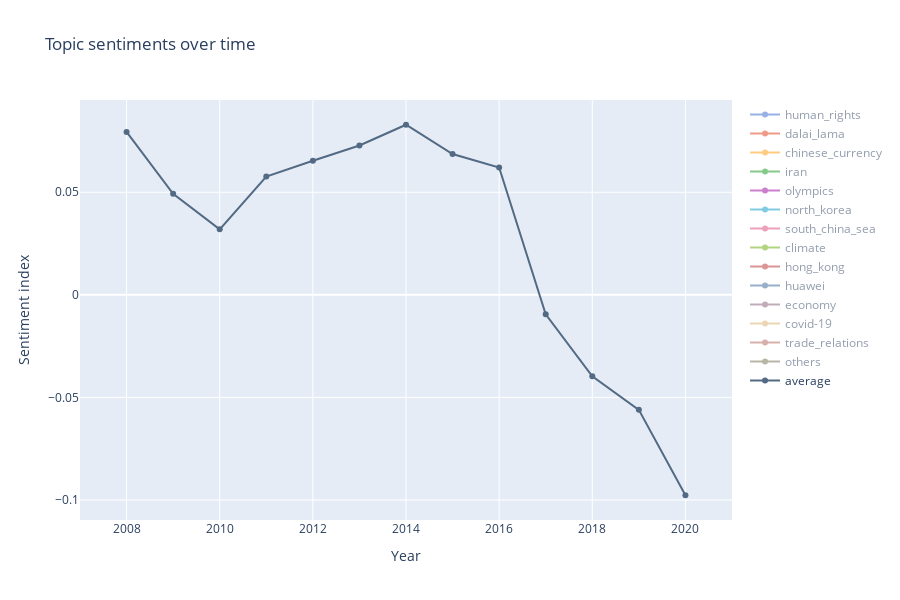

The code cell stored with this chart in its notebook:
### Code cell
# Code to generate topic sentiment trends
fig = go.Figure(layout_xaxis_range=[2007,2021])
colors = px.colors.qualitative.G10 + px.colors.qualitative.Antique

for i, name in enumerate(sentiment_df.drop(['year', sentiment_df.columns[0]], axis=1).columns):  
    if name == 'average':
        fig.add_traces(go.Scatter(x=sentiment_df['year'], y = sentiment_df[name], name=name, marker=dict(
        color=colors[i])
        ))
    else:
        fig.add_traces(go.Scatter(x=sentiment_df['year'], y = sentiment_df[name], name=name, marker=dict(
        color=colors[i]), visible='legendonly'
        ))
fig.update_layout(height=int(600))
fig.update_layout(title='Topic sentiments over time',
                    xaxis_title="Year",
                    yaxis_title="Sentiment index",)
fig.show()

### Figure 1 — Plotly figure (JSON) as saved in the notebook; plotly's stock layout.template omitted (floating-point values rounded to 4 significant figures)
{"data": [{"marker": {"color": "#3366CC"}, "name": "human_rights", "type": "scatter", "visible": "legendonly", "x": [2008, 2009, 2010, 2011, 2012, 2013, 2014, 2015, 2016, 2017, 2018, 2019, 2020], "y": [null, -0.02386, null, -0.03918, -0.05674, null, 0.04566, -0.1733, -0.07733, -0.264, null, -0.2279, null]}, {"marker": {"color": "#DC3912"}, "name": "dalai_lama", "type": "scatter", "visible": "legendonly", "x": [2008, 2009, 2010, 2011, 2012, 2013, 2014, 2015, 2016, 2017, 2018, 2019, 2020], "y": [-0.0957, 0.01273, 0.002808, -0.012, null, null, null, null, null, null, null, null, null]}, {"marker": {"color": "#FF9900"}, "name": "chinese_currency", "type": "scatter", "visible": "legendonly", "x": [2008, 2009, 2010, 2011, 2012, 2013, 2014, 2015, 2016, 2017, 2018, 2019, 2020], "y": [null, null, -0.08668, -0.1272, -0.2932, null, null, null, null, null, null, null, -0.3598]}, {"marker": {"color": "#109618"}, "name": "iran", "type": "scatter", "visible": "legendonly", "x": [2008, 2009, 2010, 2011, 2012, 2013, 2014, 2015, 2016, 2017, 2018, 2019, 2020], "y": [null, null, -0.05092, null, -0.139, null, null, -0.1427, null, null, null, null, null]}, {"marker": {"color": "#990099"}, "name": "olympics", "type": "scatter", "visible": "legendonly", "x": [2008, 2009, 2010, 2011, 2012, 2013, 2014, 2015, 2016, 2017, 2018, 2019, 2020], "y": [0.2614, 0.1864, null, null, 0.3336, null, null, 0.3075, 0.3036, null, null, null, null]}, {"marker": {"color": "#0099C6"}, "name": "north_korea", "type": "scatter", "visible": "legendonly", "x": [2008, 2009, 2010, 2011, 2012, 2013, 2014, 2015, 2016, 2017, 2018, 2019, 2020], "y": [null, -0.08788, -0.08056, -0.1425, -0.09647, -0.06042, -0.1493, -0.143, -0.1107, -0.1513, -0.01305, -0.04979, null]}, {"marker": {"color": "#DD4477"}, "name": "south_china_sea", "type": "scatter", "visible": "legendonly", "x": [2008, 2009, 2010, 2011, 2012, 2013, 2014, 2015, 2016, 2017, 2018, 2019, 2020], "y": [null, null, -0.02284, -0.05813, -0.0007686, -0.119, -0.02375, -0.05263, -0.06747, -0.06227, -0.08822, -0.1998, null]}, {"marker": {"color": "#66AA00"}, "name": "climate", "type": "scatter", "visible": "legendonly", "x": [2008, 2009, 2010, 2011, 2012, 2013, 2014, 2015, 2016, 2017, 2018, 2019, 2020], "y": [null, 0.01406, null, null, null, null, 0.07907, 0.1438, 0.08389, -0.08146, -0.2, -0.03835, null]}, {"marker": {"color": "#B82E2E"}, "name": "hong_kong", "type": "scatter", "visible": "legendonly", "x": [2008, 2009, 2010, 2011, 2012, 2013, 2014, 2015, 2016, 2017, 2018, 2019, 2020], "y": [null, null, null, null, null, -0.181, -0.07245, 0.05132, -0.03438, -0.03319, null, -0.1135, null]}, {"marker": {"color": "#316395"}, "name": "huawei", "type": "scatter", "visible": "legendonly", "x": [2008, 2009, 2010, 2011, 2012, 2013, 2014, 2015, 2016, 2017, 2018, 2019, 2020], "y": [null, null, null, null, null, null, null, null, null, null, -0.123, null, -0.2174]}, {"marker": {"color": "rgb(133, 92, 117)"}, "name": "economy", "type": "scatter", "visible": "legendonly", "x": [2008, 2009, 2010, 2011, 2012, 2013, 2014, 2015, 2016, 2017, 2018, 2019, 2020], "y": [null, null, null, null, null, null, null, 0.0056, 0.01643, null, null, null, null]}, {"marker": {"color": "rgb(217, 175, 107)"}, "name": "covid-19", "type": "scatter", "visible": "legendonly", "x": [2008, 2009, 2010, 2011, 2012, 2013, 2014, 2015, 2016, 2017, 2018, 2019, 2020], "y": [null, null, null, null, null, null, null, null, null, null, null, null, -0.1454]}, {"marker": {"color": "rgb(175, 100, 88)"}, "name": "trade_relations", "type": "scatter", "visible": "legendonly", "x": [2008, 2009, 2010, 2011, 2012, 2013, 2014, 2015, 2016, 2017, 2018, 2019, 2020], "y": [null, null, null, -0.02684, 0.01019, 0.1289, 0.1837, 0.01609, 0.02193, -0.02148, -0.09449, -0.05836, 0.06473]}, {"marker": {"color": "rgb(115, 111, 76)"}, "name": "others", "type": "scatter", "visible": "legendonly", "x": [2008, 2009, 2010, 2011, 2012, 2013, 2014, 2015, 2016, 2017, 2018, 2019, 2020], "y": [0.07085, 0.05521, 0.05184, 0.06939, 0.05541, 0.08326, 0.09332, 0.08591, 0.06696, 0.08722, 0.0007571, -0.03635, -0.05339]}, {"marker": {"color": "rgb(82, 106, 131)"}, "name": "average", "type": "scatter", "x": [2008, 2009, 2010, 2011, 2012, 2013, 2014, 2015, 2016, 2017, 2018, 2019, 2020], "y": [0.07942, 0.04924, 0.03193, 0.05764, 0.06537, 0.07281, 0.08292, 0.06864, 0.06209, -0.009465, -0.03974, -0.05607, -0.0977]}], "layout": {"height": 600, "title": {"text": "Topic sentiments over time"}, "xaxis": {"range": [2007, 2021], "title": {"text": "Year"}}, "yaxis": {"title": {"text": "Sentiment index"}}}}
